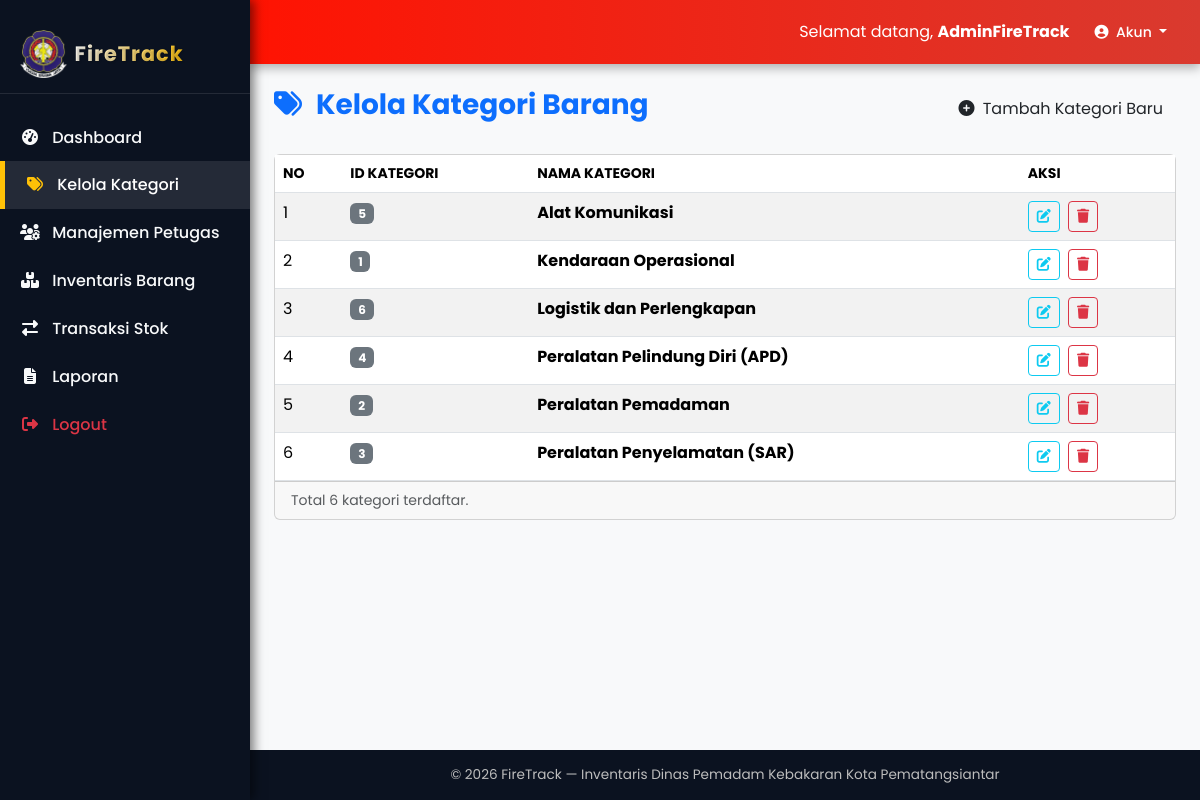
The app's page /categories.php (signed in) with its own data.
### tables this page shows
CREATE TABLE `kategori` (
  `id` int(10) UNSIGNED NOT NULL,
  `nama` varchar(100) NOT NULL
);

### categories.php (the view, shortened to what this page needs)
<?php
function esc($s){ return htmlspecialchars($s ?? '', ENT_QUOTES | ENT_SUBSTITUTE, 'UTF-8'); }
$data_kategori = [];
$res_kategori = $conn->query("SELECT id, nama FROM kategori ORDER BY nama ASC");
if ($res_kategori) {
    while ($row = $res_kategori->fetch_assoc()) {
        $data_kategori[] = $row;
    }
}
require_once 'header.php';
require_once 'sidebar.php';
require_once 'navbar.php';
?>
<div class="container-fluid main-content p-4">
    <div class="d-flex justify-content-between align-items-center mb-4">
        <h1 class="h3 fw-bold text-primary"><i class="fa fa-tags me-2"></i> Kelola Kategori Barang</h1>
        <button class="btn btn-action" data-bs-toggle="modal" data-bs-target="#addModal">
            <i class="fa fa-plus-circle me-1"></i> Tambah Kategori Baru
        </button>
    </div>
    <div class="card main-card">
        <div class="card-body p-0">
            <div class="table-responsive">
                <?php if (empty($data_kategori)): ?>
                    <div class="alert alert-info m-3 text-center">Belum ada kategori yang terdaftar.</div>
                <?php else: ?>
                    <table class="table table-striped table-hover mb-0">
                        <thead class="small text-uppercase bg-light">
                            <tr>
                                <th>No</th>
                                <th>ID Kategori</th>
                                <th>Nama Kategori</th>
                                <th>Aksi</th>
                            </tr>
                        </thead>
                        <tbody>
                            <?php $i = 1; foreach ($data_kategori as $k): ?>
                            <tr>
                                <td><?= $i++ ?></td>
                                <td><span class="badge bg-secondary"><?= $k['id'] ?></span></td>
                                <td class="fw-bold"><?= esc($k['nama']) ?></td>
                                <td>
                                    <button class="btn btn-sm btn-outline-info me-1" title="Edit"
                                        onclick="openEditModal(<?= $k['id'] ?>, '<?= esc($k['nama'], false) ?>')">
                                        <i class="fa fa-edit"></i>
                                    </button>
                                    <form method="POST" style="display:inline;" onsubmit="return confirm('Yakin hapus kategori ID <?= $k['id'] ?>?')">
                                        <button type="submit" class="btn btn-sm btn-outline-danger" title="Hapus">
                                            <i class="fa fa-trash"></i>
                                        </button>
                                    </form>
                                </td>
                            </tr>
                            <?php endforeach; ?>
                        </tbody>
                    </table>
                <?php endif; ?>
            </div>
        </div>
        <div class="card-footer text-muted small">
            Total <?= count($data_kategori) ?> kategori terdaftar.
        </div>
    </div>
</div>
<?php
require_once 'footer.php';
?>

### records on screen
kategori: id "5", nama "Alat Komunikasi"
kategori: id "1", nama "Kendaraan Operasional"
kategori: id "6", nama "Logistik dan Perlengkapan"
kategori: id "4", nama "Peralatan Pelindung Diri (APD)"
kategori: id "2", nama "Peralatan Pemadaman"
kategori: id "3", nama "Peralatan Penyelamatan (SAR)"

### other values on screen
$userName "AdminFireTrack"
count($data_kategori) "6"
